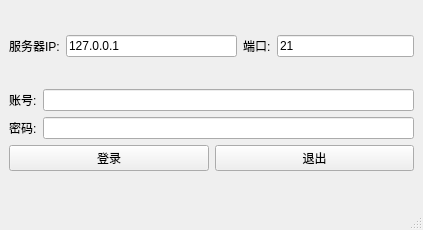
<?xml version="1.0" encoding="UTF-8"?>
<ui version="4.0">
 <class>MainWindow</class>
 <widget class="QMainWindow" name="MainWindow">
  <property name="geometry">
   <rect>
    <x>0</x>
    <y>0</y>
    <width>423</width>
    <height>230</height>
   </rect>
  </property>
  <property name="windowTitle">
   <string>MainWindow</string>
  </property>
  <widget class="QWidget" name="centralwidget">
   <layout class="QVBoxLayout" name="verticalLayout_3">
    <item>
     <layout class="QHBoxLayout" name="horizontalLayout_4">
      <item>
       <widget class="QLabel" name="label_3">
        <property name="text">
         <string>服务器IP:</string>
        </property>
       </widget>
      </item>
      <item>
       <widget class="QLineEdit" name="ip">
        <property name="text">
         <string>127.0.0.1</string>
        </property>
       </widget>
      </item>
      <item>
       <layout class="QHBoxLayout" name="horizontalLayout_3">
        <item>
         <widget class="QLabel" name="label">
          <property name="text">
           <string>端口:</string>
          </property>
         </widget>
        </item>
        <item>
         <widget class="QLineEdit" name="port">
          <property name="text">
           <string>21</string>
          </property>
         </widget>
        </item>
       </layout>
      </item>
     </layout>
    </item>
    <item>
     <layout class="QVBoxLayout" name="verticalLayout">
      <item>
       <layout class="QHBoxLayout" name="horizontalLayout">
        <item>
         <widget class="QLabel" name="label_4">
          <property name="text">
           <string>账号:</string>
          </property>
         </widget>
        </item>
        <item>
         <widget class="QLineEdit" name="username"/>
        </item>
       </layout>
      </item>
      <item>
       <layout class="QHBoxLayout" name="horizontalLayout_2">
        <item>
         <widget class="QLabel" name="label_6">
          <property name="text">
           <string>密码:</string>
          </property>
         </widget>
        </item>
        <item>
         <widget class="QLineEdit" name="password"/>
        </item>
       </layout>
      </item>
      <item>
       <layout class="QHBoxLayout" name="horizontalLayout_5">
        <item>
         <widget class="QPushButton" name="login_b">
          <property name="text">
           <string>登录</string>
          </property>
         </widget>
        </item>
        <item>
         <widget class="QPushButton" name="exit_b">
          <property name="text">
           <string>退出</string>
          </property>
         </widget>
        </item>
       </layout>
      </item>
     </layout>
    </item>
   </layout>
  </widget>
  <widget class="QMenuBar" name="menubar">
   <property name="geometry">
    <rect>
     <x>0</x>
     <y>0</y>
     <width>423</width>
     <height>22</height>
    </rect>
   </property>
  </widget>
  <widget class="QStatusBar" name="statusbar"/>
 </widget>
 <resources/>
 <connections/>
</ui>
